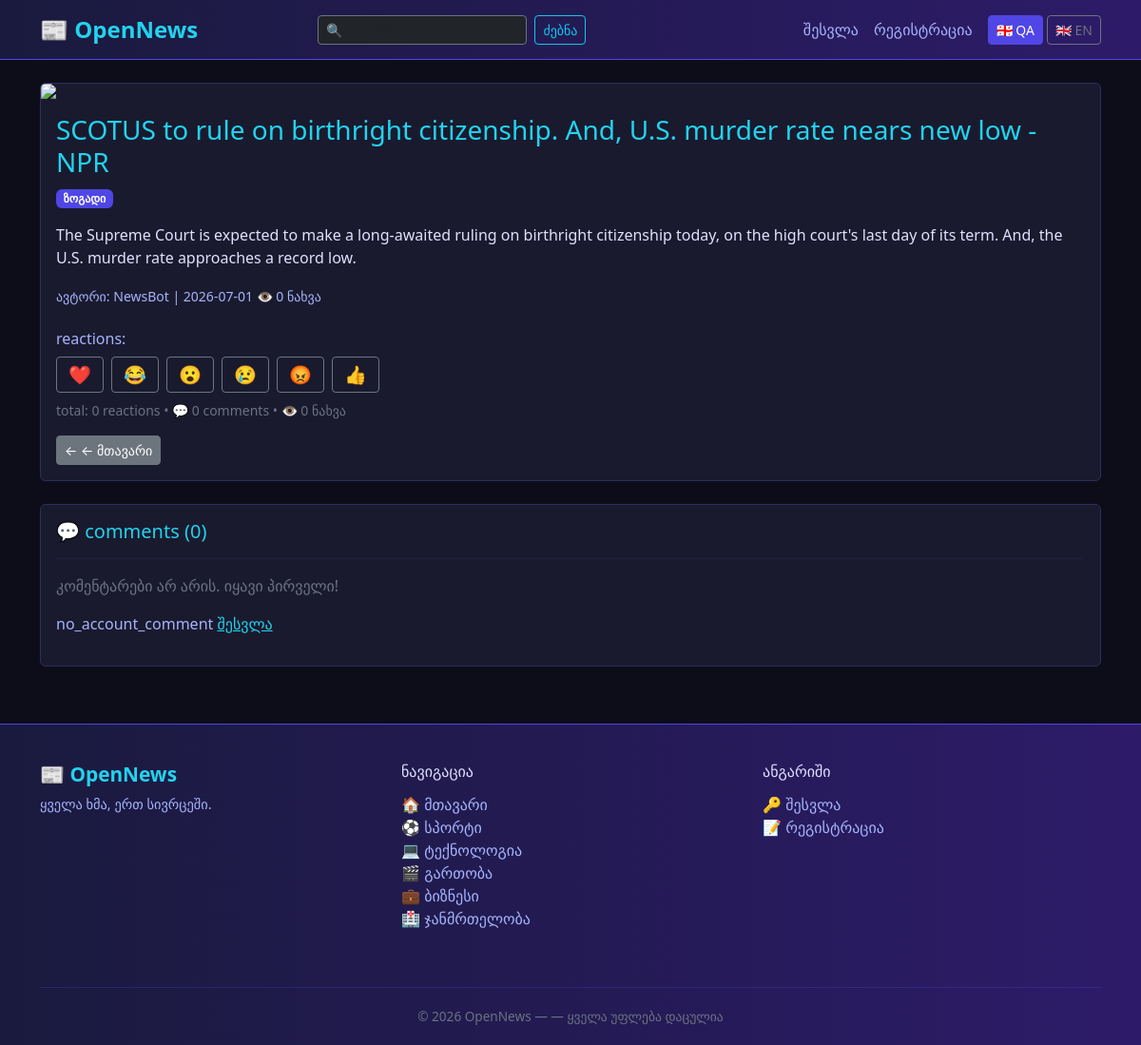
Page /post/59 on the committed database.
### models.py (models this page shows, shortened)
class Post(db.Model):
    id = db.Column(db.Integer, primary_key=True)
    title = db.Column(db.String(200), nullable=False)
    content = db.Column(db.Text, nullable=False)
    category = db.Column(db.String(50), nullable=False, default='ზოგადი')
    image_url = db.Column(db.String(500), nullable=True)
    image_filename = db.Column(db.String(200), nullable=True)
    youtube_url = db.Column(db.String(200), nullable=True)
    created_at = db.Column(db.DateTime, default=datetime.utcnow)
    author_id = db.Column(db.Integer, db.ForeignKey('user.id'), nullable=False)
    is_nsfw = db.Column(db.Boolean, default=False)
    views = db.Column(db.Integer, default=0)
    comments = db.relationship('Comment', backref='post', lazy=True, cascade='all, delete-orphan')
    likes = db.relationship('Like', backref='post', lazy=True, cascade='all, delete-orphan')

class User(db.Model, UserMixin):
    id = db.Column(db.Integer, primary_key=True)
    username = db.Column(db.String(80), unique=True, nullable=False)
    email = db.Column(db.String(120), unique=True, nullable=False)
    password_hash = db.Column(db.String(200), nullable=False)
    avatar = db.Column(db.String(200), nullable=True)
    created_at = db.Column(db.DateTime, default=datetime.utcnow)
    birth_date = db.Column(db.Date, nullable=True)
    role = db.Column(db.String(20), default="user")
    posts = db.relationship('Post', backref='author', lazy=True)

### routes.py (the view)
@app.route('/post/<int:id>')
def post_detail(id):
    post = Post.query.get_or_404(id)
    post.views += 1
    db.session.commit()
    return render_template('post_detail.html', post=post)

### translations.py (called while the page is built)
def t(key):
    from flask import session
    lang = session.get('lang', 'ka')
    return translations.get(lang, {}).get(key, key)

def tc(category):
    from flask import session
    lang = session.get('lang', 'ka')
    return category_translations.get(category, {}).get(lang, category)

### templates/post_detail.html (shortened to what this page needs)
{% extends 'base.html' %}
{% block content %}
<div class="card mb-3">
    {% if post.image_filename or post.image_url %}
        {% set img_src = url_for('static', filename='uploads/' + post.image_filename) if post.image_filename else post.image_url %}
        {% if post.is_nsfw %}
            {% if current_user.is_authenticated and current_user.is_adult %}
                <div style="position: relative; overflow: hidden; cursor: pointer;"
                     onclick="
                         document.getElementById('nsfw-img').style.filter = 'none';
                         document.getElementById('nsfw-text').style.display = 'none';
                     ">
                    <img id="nsfw-img" src="{{ img_src }}" class="card-img-top"
                         style="max-height: 400px; object-fit: cover; filter: blur(20px);">
                    <div id="nsfw-text"
                         style="position: absolute; top: 50%; left: 50%;
                                transform: translate(-50%, -50%);
                                background: rgba(0,0,0,0.7); padding: 12px 24px;
                                border-radius: 8px; color: white; font-weight: bold;
                                font-size: 1.2rem; white-space: nowrap;">
                        ⚠️ NSFW — 18+ {{ t("content") }}
                    </div>
                </div>
            {% else %}
                <div style="position: relative; overflow: hidden;">
                    <img src="{{ img_src }}" class="card-img-top"
                         style="max-height: 400px; object-fit: cover; filter: blur(20px);">
                    <div style="position: absolute; top: 50%; left: 50%;
                                transform: translate(-50%, -50%);
                                background: rgba(0,0,0,0.7); padding: 12px 24px;
                                border-radius: 8px; color: white; font-weight: bold;
                                font-size: 1.2rem; text-align: center;">
                        🔞 18+ {{ t("content") }}<br>
                        <small style="font-size: 0.85rem;">
                            {% if not current_user.is_authenticated %}
                                to see <a href="{{ url_for('login') }}" style="color: #22d3ee;">{{ t("enter") }}</a>
                            {% else %}
                                to see, you must be an adult user. Please update your profile.
                            {% endif %}
                        </small>
                    </div>
                </div>
            {% endif %}
        {% else %}
            <img src="{{ img_src }}" class="card-img-top" style="max-height: 400px; object-fit: cover;">
        {% endif %}
    {% endif %}
    <div class="card-body">
        <h3 class="card-title" style="color: #22d3ee;">{{ t(post.title) }}</h3>
        <span class="badge mb-3" style="background-color: #4f46e5;">{{ tc(post.category) }}</span>
        <p class="card-text">{{ t(post.content) }}</p>
        <small style="color: #a5b4fc;">
            {{ t("author") }}: {{ post.author.username }} |
            {{ post.created_at.strftime('%Y-%m-%d') }}
            👁️ {{ post.views }} {{ t("views") }}
        </small>
        <div class="mt-4">
            <h6 style="color: #a5b4fc;">{{ t("reactions") }}:</h6>
            {% set reactions = ['❤️', '😂', '😮', '😢', '😡', '👍'] %}
            {% set user_reaction = namespace(value='') %}
            {% if current_user.is_authenticated %}
                {% for like in post.likes %}
                    {% if like.user_id == current_user.id %}
                        {% set user_reaction.value = like.reaction %}
                    {% endif %}
                {% endfor %}
            {% endif %}
            <div class="d-flex flex-wrap gap-2">
                {% for emoji in reactions %}
                    {% set count = post.likes | selectattr('reaction', 'equalto', emoji) | list | length %}
                    {% if current_user.is_authenticated %}
                        <form action="{{ url_for('like_post', id=post.id) }}" method="POST" style="display: inline;">
                            <input type="hidden" name="reaction" value="{{ emoji }}">
                            <button type="submit"
                                    class="btn btn-sm {% if user_reaction.value == emoji %}btn-primary{% else %}btn-outline-secondary{% endif %}"
                                    style="font-size: 1.2rem; padding: 4px 12px;">
                                {{ emoji }}{% if count > 0 %} <span style="font-size: 0.8rem;">{{ count }}</span>{% endif %}
                            </button>
                        </form>
                    {% else %}
                        <a href="{{ url_for('login') }}" class="btn btn-sm btn-outline-secondary"
                           style="font-size: 1.2rem; padding: 4px 12px;">
                            {{ emoji }}{% if count > 0 %} <span style="font-size: 0.8rem;">{{ count }}</span>{% endif %}
                        </a>
                    {% endif %}
                {% endfor %}
            </div>
            <small class="mt-2 d-block" style="color: #6b7280;">
                {{ t("total") }}: {{ post.likes|length }} {{ t("reactions") }} • 💬 {{ post.comments|length }} {{ t("comments") }} • 👁️ {{ post.views }} {{ t("views") }}
            </small>
        </div>
        <div class="mt-3">
            <a href="{{ url_for('index') }}" class="btn btn-sm btn-secondary">← {{ t("back_home") }}</a>
        </div>
    </div>
</div>
<div class="card mt-4">
    <div class="card-body">
        <h5 style="color: #22d3ee;">💬 {{ t("comments") }} ({{ post.comments|length }})</h5>
        <hr style="border-color: #2d2d5e;">
        {% if post.comments %}
            {% for comment in post.comments %}
                {% if not comment.parent_id %}
                <div class="mb-3 p-3" style="background: #0d0d1a; border-radius: 8px; border-left: 3px solid #4f46e5;">
                    <div class="d-flex justify-content-between">
                        <strong style="color: #a5b4fc;">👤 {{ comment.author.username }}</strong>
                        <small style="color: #6b7280;">{{ comment.created_at.strftime('%Y-%m-%d %H:%M') }}</small>
                    </div>
                    <p class="mt-2 mb-2">{{ comment.content }}</p>
                    {% if current_user.is_authenticated %}
                    <button class="btn btn-sm btn-outline-secondary"
                            onclick="document.getElementById('reply-form-{{ comment.id }}').style.display='block'">
                        💬 Reply
                    </button>
                    <div id="reply-form-{{ comment.id }}" style="display: none; margin-top: 10px;">
                        <form action="{{ url_for('add_comment', id=post.id) }}" method="POST">
                            <input type="hidden" name="parent_id" value="{{ comment.id }}">
                            <textarea name="content" rows="2"
                                    class="form-control bg-dark text-light border-secondary mb-2"
                                    placeholder="Reply..." required></textarea>
                            <button type="submit" class="btn btn-sm btn-primary">{{ t("send") }}</button>
                            <button type="button" class="btn btn-sm btn-secondary"
                                    onclick="document.getElementById('reply-form-{{ comment.id }}').style.display='none'">
                                {{ t("cancel") }}
                            </button>
                        </form>
                    </div>
                    {% endif %}
                    {% if comment.replies %}
                    <div class="mt-3" style="border-left: 2px solid #4f46e5; padding-left: 16px; margin-left: 16px;">
                        {% for reply in comment.replies %}
                        <div class="mb-2 p-2" style="background: #1a1a2e; border-radius: 6px;">
                            <div class="d-flex justify-content-between">
                                <strong style="color: #a5b4fc; font-size: 0.9rem;">👤 {{ reply.author.username }}</strong>
                                <small style="color: #6b7280;">{{ reply.created_at.strftime('%Y-%m-%d %H:%M') }}</small>
                            </div>
                            <p class="mt-1 mb-0" style="font-size: 0.9rem;">{{ reply.content }}</p>
                        </div>
                        {% endfor %}
                    </div>
                    {% endif %}
                </div>
                {% endif %}
            {% endfor %}
        {% else %}
            <p style="color: #6b7280;">{{ t("no_comments") }}</p>
        {% endif %}
        {% if current_user.is_authenticated %}
            <hr style="border-color: #2d2d5e;">
            <form action="{{ url_for('add_comment', id=post.id) }}" method="POST">
                <div class="mb-3">
                    <label class="form-label">{{ t("add_comment") }}</label>
                    <textarea name="content" rows="3"
                              class="form-control bg-dark text-light border-secondary"
                              placeholder="{{ t("write_comment") }}" required></textarea>
                </div>
                <button type="submit" class="btn btn-primary">{{ t("add_comment") }}</button>
            </form>
        {% else %}
            <p style="color: #a5b4fc;">
                {{ t("no_account_comment") }}
                <a href="{{ url_for('login') }}" style="color: #22d3ee;">{{ t("login") }}</a>
            </p>
        {% endif %}
    </div>
</div>
{% endblock %}

### templates/base.html (style rules this page uses)
body { background-color: #0d0d1a; color: #e0e0ff; }
.card { background-color: #1a1a2e; border: 1px solid #2d2d5e; color: #e0e0ff; }
.card { background-color: #1a1a2e; border: 1px solid #2d2d5e; color: #e0e0ff; transition: transform 0.2s ease, box-shadow 0.2s ease; }

### rows in the picture
Post: title "SCOTUS to rule on birthright citizenship. And, U.S. murder rate nears new low - NPR", category "ზოგადი", content "The Supreme Court is expected to make a long-awaited ruling on birthright citizenship today, on the high court's last day of its term. And, the U.S. murder rate approaches a record low.", created_at "2026-07-01", views "0"
User: author.username "NewsBot"

### other values in the picture
{{ t('site_name') }} "OpenNews"
{{ t('search') }} "ძებნა"
{{ t('login') }} "შესვლა"
{{ t('register') }} "რეგისტრაცია"
{{ t("author") }} "ავტორი"
{{ t("views") }} "ნახვა"
{{ t("reactions") }} "reactions"
{{ emoji }} "❤️" "😂" "😮" "😢" "😡" "👍"
{{ t("total") }} "total"
{{ post.likes|length }} "0"
{{ post.comments|length }} "0"
{{ t("comments") }} "comments"
{{ t("back_home") }} "← მთავარი"
{{ t("no_comments") }} "კომენტარები არ არის. იყავი პირველი!"
{{ t("no_account_comment") }} "no_account_comment"
